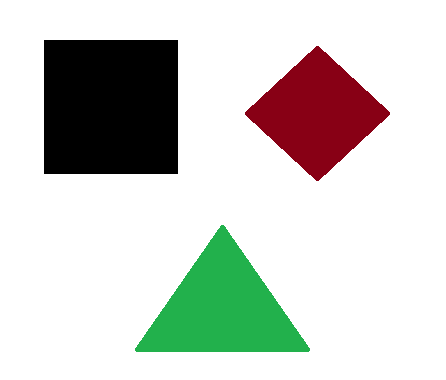
#> input picture fastAPI/testingPhotos/threeColoursTest.png, 446 x 380 px, found by its file name
$ python findColours.py
#> lines starting #> are read from the running program, lines starting #| are printed output that depends on the picture; after the words box and inside, x2 and y2 are one past the last pixel; in counts of white or black regions, pixels touching at a corner belong together
import cv2
import numpy as np

# unprocessed = r"C:\Users\TarFa\code\climbingBuddy\fastAPI\processing\climbing1.jpeg"
unprocessed = r"C:\Users\TarFa\code\3climbingLog\fastAPI\testingPhotos\threeColoursTest.png"

image = cv2.imread(unprocessed)
#> image is the input picture: shape (380, 446, 3); mean B, G, R 201.9, 207.5, 205.8


# Crop Image
def cropImage(img):
    img = image[0:950, 100:800]
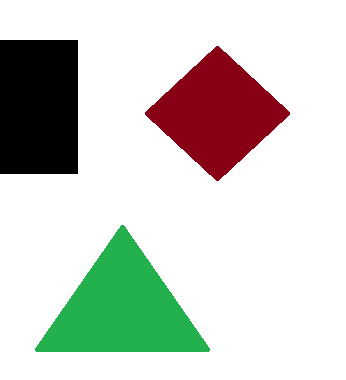
#> img: shape (380, 346, 3); mean B, G, R 201.1, 208.3, 206.2
    img = cv2.resize(img, (500,500), interpolation=cv2.INTER_LINEAR)
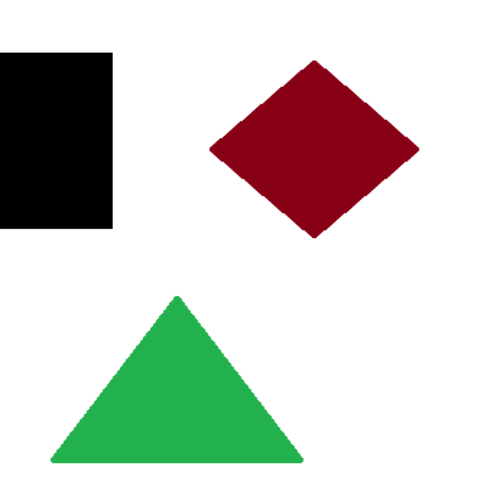
#> img: shape (500, 500, 3); mean B, G, R 201.1, 208.3, 206.2
    return img

image = cropImage(image)

# Blurring + Canny

blurColor = cv2.blur(image, (3,3))
gray = cv2.cvtColor(image, cv2.COLOR_BGR2GRAY)
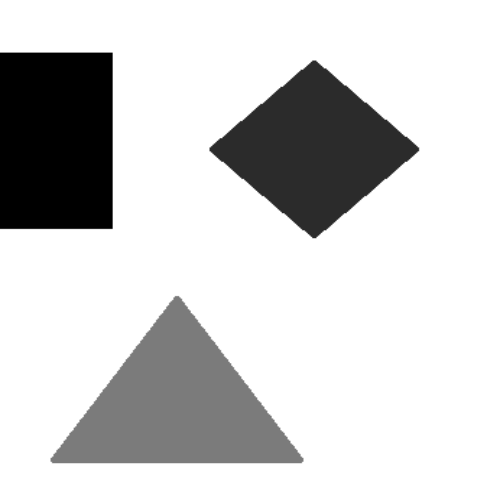
#> gray: shape (500, 500); min 0, max 255, mean 206.9
blur = cv2.blur(gray, (3,3))

edged = cv2.Canny(blur, 30, 200)
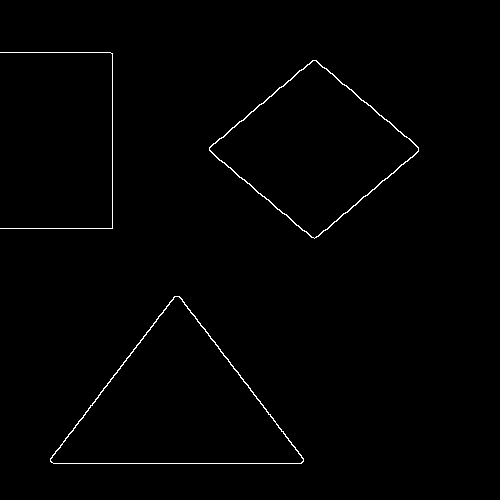
#> edged: shape (500, 500); 0.8% white in thin lines or dots, all inside (x1, y1, x2, y2) = (0, 52, 419, 464)

# ======== Contours =========
contours, hierarchy = cv2.findContours(edged, cv2.RETR_TREE, cv2.CHAIN_APPROX_NONE)
#> contours = 5 contours, 1 with area under 20; largest, box (x1, y1, x2, y2) and area: (50, 296, 304, 464) 22168, (50, 296, 304, 464) 21920, (209, 60, 419, 239) 19344, (209, 60, 419, 239) 18996

avgColor = []
contourMasks = []
for contour in contours:
    mask = np.zeros(image.shape[:2], np.uint8) # [:2] bc mask must be grayscaled, not coloured like image
    cv2.drawContours(mask, contour, -1, 255, cv2.FILLED)
    contourMasks.append(mask)
    avgColor.append(cv2.mean(image, mask))
#> this loop made 5 passes
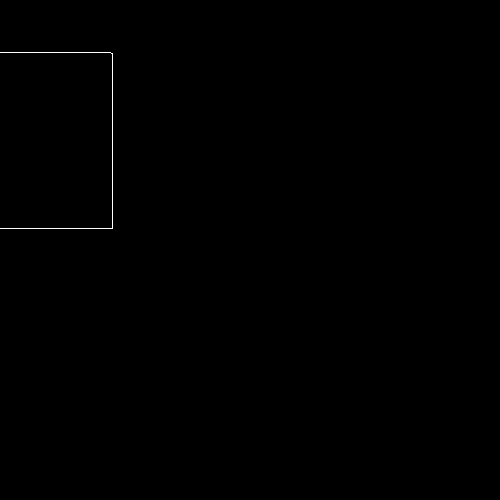
#> mask: shape (500, 500); 0.16% white in thin lines or dots, all inside (x1, y1, x2, y2) = (0, 52, 113, 229)
#> after the loop, avgColor = [(204, 232.6, 192.1, 0), (166.5, 216.3, 145.8, 0), (184.7, 178.4, 219.2, 0), (87.45, 72.52, 169.7, 0), (93.17, 93.17, 93.17, 0)]; contourMasks = 5 items

# ========= K Mean Clustering ===========


avgColor = np.array(avgColor, dtype=np.float32)
#> avgColor = [[204, 232.6, 192.1, 0], [166.5, 216.3, 145.8, 0], [184.7, 178.4, 219.2, 0], [87.45, 72.52, 169.7, 0], [93.17, 93.17, 93.17, 0]]
#> (the run stopped early here; a loop or call above may not have finished)
